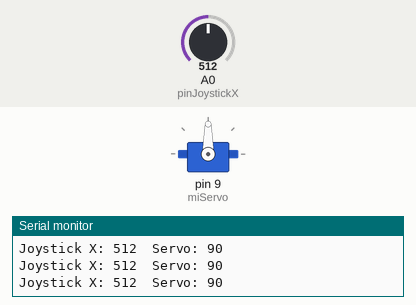
The sketch below on a simulated Arduino Uno, built with avr-gcc and run on an emulated ATmega328P. Shown: servo, the last lines printed to the serial monitor. The inputs (shaded band) are chosen by the test bench; at power-on: A0 (pinJoystickX) = 512.

Above: at 1.2 s.
1.3 s: A0 (pinJoystickX) set to 716
At 2.5 s:
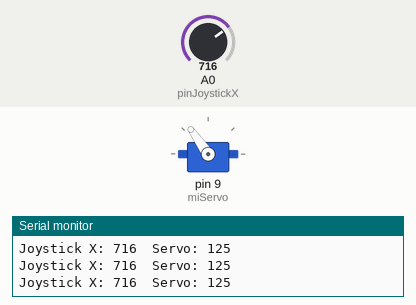
2.8 s: A0 (pinJoystickX) set to 63
At 3.9 s:
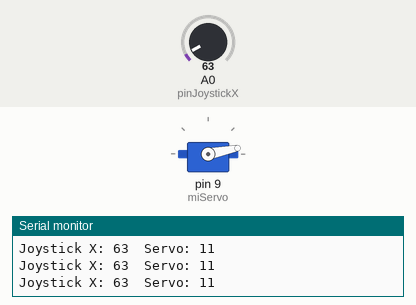
4.3 s: A0 (pinJoystickX) set to 53
At 5.1 s:
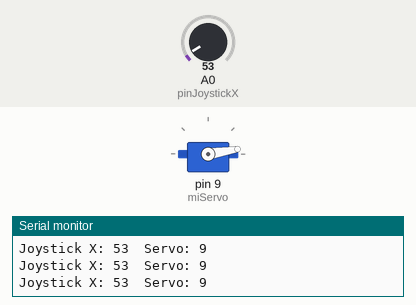
5.8 s: A0 (pinJoystickX) set to 122
At 6.1 s:
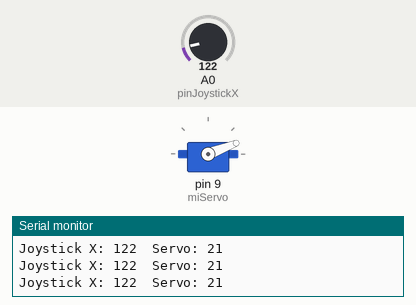
7.3 s: A0 (pinJoystickX) set to 306
At 8.5 s:
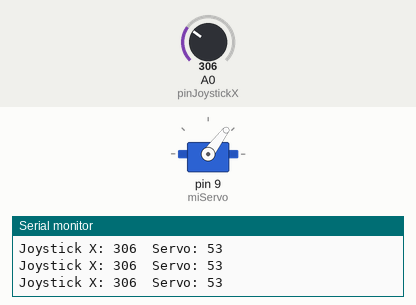
8.8 s: A0 (pinJoystickX) set to 511
At 9.7 s:
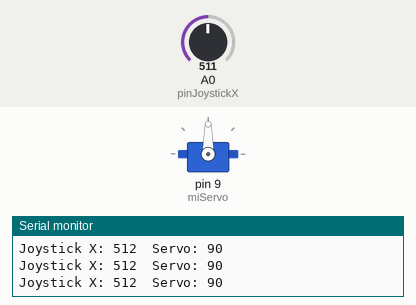
Timing chart, 0 to 11.3 s (numbered marks = the images above; inputs shaded):
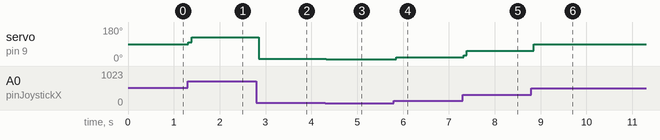

The sketch:

servo.ino
```cpp
#include <Servo.h>

Servo miServo;
const int pinJoystickX = A0;
int valorJoystickX = 0;
int anguloServo = 0;

int leerJoystickSuavizado(int pin) {
  int total = 0;
  const int numLecturas = 10; // Número de lecturas para promediar

  // Hacer múltiples lecturas para suavizar el ruido
  for (int i = 0; i < numLecturas; i++) {
    total += analogRead(pin);
    delay(5);  // Pequeña pausa entre lecturas
  }

  return total / numLecturas; // Devolver el promedio
}

void setup() {
  miServo.attach(9);  // Pin del servo
  Serial.begin(9600);
}

void loop() {
  valorJoystickX = leerJoystickSuavizado(pinJoystickX);  // Leer joystick con filtro

  // Añadir zona muerta para evitar movimientos erráticos cerca del centro
  if (valorJoystickX > 512 - 20 && valorJoystickX < 512 + 20) {
    valorJoystickX = 512; // Mantener el valor central
  }

  // Mapear valor del joystick (0-1023) a un ángulo de servo (0-180)
  anguloServo = map(valorJoystickX, 0, 1023, 0, 180);
  miServo.write(anguloServo);  // Mover el servo

  delay(15);
  Serial.print("Joystick X: ");
  Serial.print(valorJoystickX);
  Serial.print("\tServo: ");
  Serial.println(anguloServo);

}
```

Measured:
- after the input at 1.3 s, servo on pin 9 (miServo): 90° → 100° at once, → 125° 0.07 s later
- after the input at 2.8 s, servo on pin 9 (miServo): 125° → 11° after 0.05 s
- after the input at 4.3 s, servo on pin 9 (miServo): 11° → 10° at once, → 9° 0.07 s later
- after the input at 5.8 s, servo on pin 9 (miServo): 9° → 21° after 0.05 s
- after the input at 7.3 s, servo on pin 9 (miServo): 21° → 31° at once, → 53° 0.07 s later
- after the input at 8.8 s, servo on pin 9 (miServo): 53° → 90° after 0.05 s
